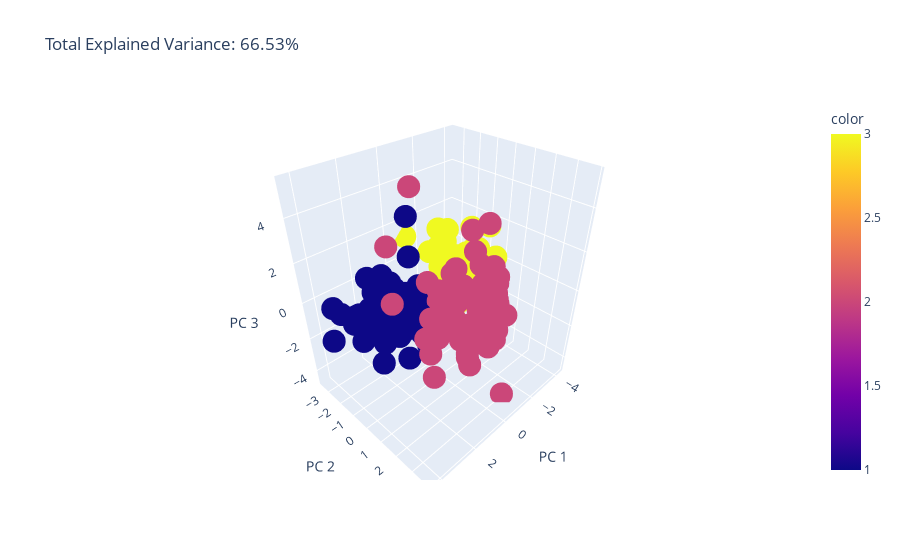

This figure's notebook cell:
### Code cell
import plotly.express as px
from sklearn.decomposition import PCA

ds = ds.head(180)

pca = PCA(n_components=3)
components = pca.fit_transform(X)

total_var = pca.explained_variance_ratio_.sum() * 100

fig = px.scatter_3d(
    components, x=0, y=1, z=2, color=ds['Wine'],
    title=f'Total Explained Variance: {total_var:.2f}%',
    labels={'0': 'PC 1', '1': 'PC 2', '2': 'PC 3'}
)
fig.show()

### Figure 1 — Plotly figure (JSON) as saved in the notebook; plotly's stock layout.template omitted (floating-point values rounded to 4 significant figures; data arrays with more than 128 entries replaced by an {"elided": "..."} marker saying what was removed)
{"data": [{"hovertemplate": "PC 1=%{x}<br>PC 2=%{y}<br>PC 3=%{z}<br>color=%{marker.color}<extra></extra>", "legendgroup": "", "marker": {"color": {"elided": "178 int values"}, "coloraxis": "coloraxis", "symbol": "circle"}, "mode": "markers", "name": "", "scene": "scene", "showlegend": false, "type": "scatter3d", "x": {"elided": "178 float values"}, "y": {"elided": "178 float values"}, "z": {"elided": "178 float values"}}], "layout": {"coloraxis": {"colorbar": {"title": {"text": "color"}}, "colorscale": [[0, "#0d0887"], [0.1111, "#46039f"], [0.2222, "#7201a8"], [0.3333, "#9c179e"], [0.4444, "#bd3786"], [0.5556, "#d8576b"], [0.6667, "#ed7953"], [0.7778, "#fb9f3a"], [0.8889, "#fdca26"], [1, "#f0f921"]]}, "legend": {"tracegroupgap": 0}, "scene": {"domain": {"x": [0, 1], "y": [0, 1]}, "xaxis": {"title": {"text": "PC 1"}}, "yaxis": {"title": {"text": "PC 2"}}, "zaxis": {"title": {"text": "PC 3"}}}, "title": {"text": "Total Explained Variance: 66.53%"}}}
